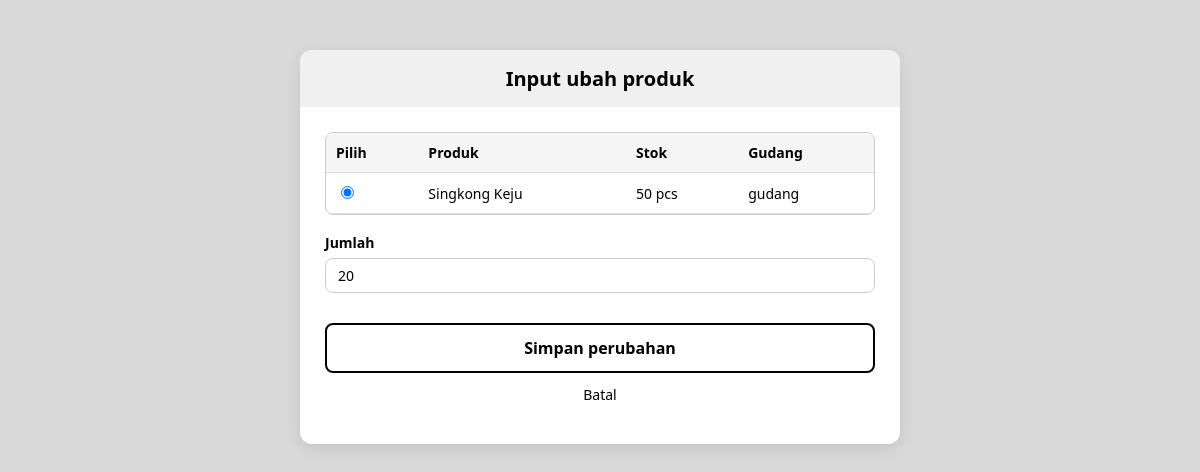
Page /gudang/toko_edit.php?id=86 on the committed database.
### tables this page shows
CREATE TABLE `toko_kirim` (
  `id` int(11) NOT NULL,
  `produk` varchar(255) NOT NULL,
  `jumlah` int(11) NOT NULL,
  `harga_jual` int(11) DEFAULT NULL,
  `gudang_asal` varchar(20) DEFAULT NULL,
  `waktu` datetime DEFAULT current_timestamp()
);

### gudang/toko_function.php (called while the page is built, shortened)
<?php
$ALLOWED_GUDANG = ['gudang', 'gudang1', 'gudang2'];
?>

### gudang/toko_edit.php (the view, shortened to what this page needs)
<?php
require 'toko_function.php';
$id = (int)($_GET['id'] ?? 0);
$data = mysqli_fetch_assoc(mysqli_query($conn, "SELECT * FROM toko_kirim WHERE id=$id"));
$produk_gudang = [];
foreach ($ALLOWED_GUDANG as $gudang) {
    $res = mysqli_query($conn, "
    SELECT produk, SUM(jumlah) AS stok
    FROM $gudang
    GROUP BY produk
    ORDER BY produk
");
    while ($row = mysqli_fetch_assoc($res)) {
        $key = $row['produk'].'|'.$gudang;
        $produk_gudang[$key] = [
            'produk' => $row['produk'],
            'stok' => (int)$row['stok'],
            'gudang' => $gudang
        ];
    }
}
?>
<!DOCTYPE html>
<html lang="id">
<head>
<link rel="stylesheet" type="text/css" href="input.css">
</head>
<body>
<form action="" method="post">
  <div class="container">
    <div class="title">Input ubah produk</div>
    <div class="form">
     <div class="table-container">
        <table>
        <thead>
          <tr>
            <th>Pilih</th>
            <th>Produk</th>
            <th>Stok</th>
            <th>Gudang</th>
          </tr>
        </thead>
        <tbody>
        <?php foreach ($produk_gudang as $key => $pg): ?>
        <tr>
              <td>
                <input type="radio" name="produk_gudang" value="<?= htmlspecialchars($key); ?>"<?= $pg['produk'] == $data['produk'] && $pg['gudang'] == $data['gudang_asal'] ? 'checked' : ''; ?>>
              </td>
              <td><?= htmlspecialchars($pg['produk']) ?></td>
              <td><?= $pg['stok'] ?> pcs</td>
              <td><?= $pg['gudang'] ?></td>
        </tr>
        <?php endforeach; ?>
        </tbody>
        </table>
      </div>
      <label for="jumlah">Jumlah</label>
      <div class="input-group">
        <input type="number" name="jumlah" id="jumlah" placeholder="isi jumlah" value="<?= $data['jumlah']; ?>" required>
      </div>
     <button type="submit" name="simpan">Simpan perubahan</button>
      <div style="text-align: center; margin-top: 10px;">
        <a href="toko_history.php">Batal</a>
      </div>
    </div>
  </div>
</form>
</body>
</html>

### gudang/input.css (style rules this page uses)
* { box-sizing: border-box; font-family: 'Segoe UI', sans-serif; }
body { background-color: #d9d9d9; margin: 0; padding: 0; display: flex; justify-content: center; align-items: start; min-height: 100vh; }
.container { background-color: #ffffff; padding: 30px 25px; border-radius: 12px; width: 600px; margin-top: 50px; box-shadow: 0 4px 15px rgba(0,0,0,0.1); }
.title { background-color: #f0f0f0; font-size: 20px; text-align: center; font-weight: bold; padding: 15px; margin: -30px -25px 25px -25px; border-top-left-radius: 12px; border-top-right-radius: 12px; }
a { color: black; text-decoration: none; font-size: 14px; display: inline-block; margin-bottom: 10px; }
.form label { display: block; margin-bottom: 6px; margin-top: 18px; font-weight: bold; font-size: 14px; }
.input-group { display: flex; align-items: center; padding: 6px 10px; border: 1px solid #ccc; border-radius: 8px; background-color: white; margin-bottom: 10px; }
.input-group input { border: none; outline: none; flex: 1; font-size: 14px; background-color: transparent; }
button { margin-top: 20px; width: 100%; padding: 12px; font-size: 16px; font-weight: bold; background-color: white; border: 2px solid black; border-radius: 8px; cursor: pointer; transition: 0.2s ease; }
.table-container { max-height: 220px; overflow-y: auto; border: 1px solid #ccc; border-radius: 8px; margin-top: 10px; }
.table-container table { width: 100%; border-collapse: collapse; font-size: 14px; }
.table-container th, .table-container td { text-align: left; padding: 10px; border-bottom: 1px solid #ddd; }
.table-container th { background-color: #f5f5f5; position: sticky; top: 0; z-index: 1; }

### rows in the picture
toko_kirim: gudang_asal "☑", produk "Singkong Keju", stok "50", gudang_asal "gudang", jumlah "20"
